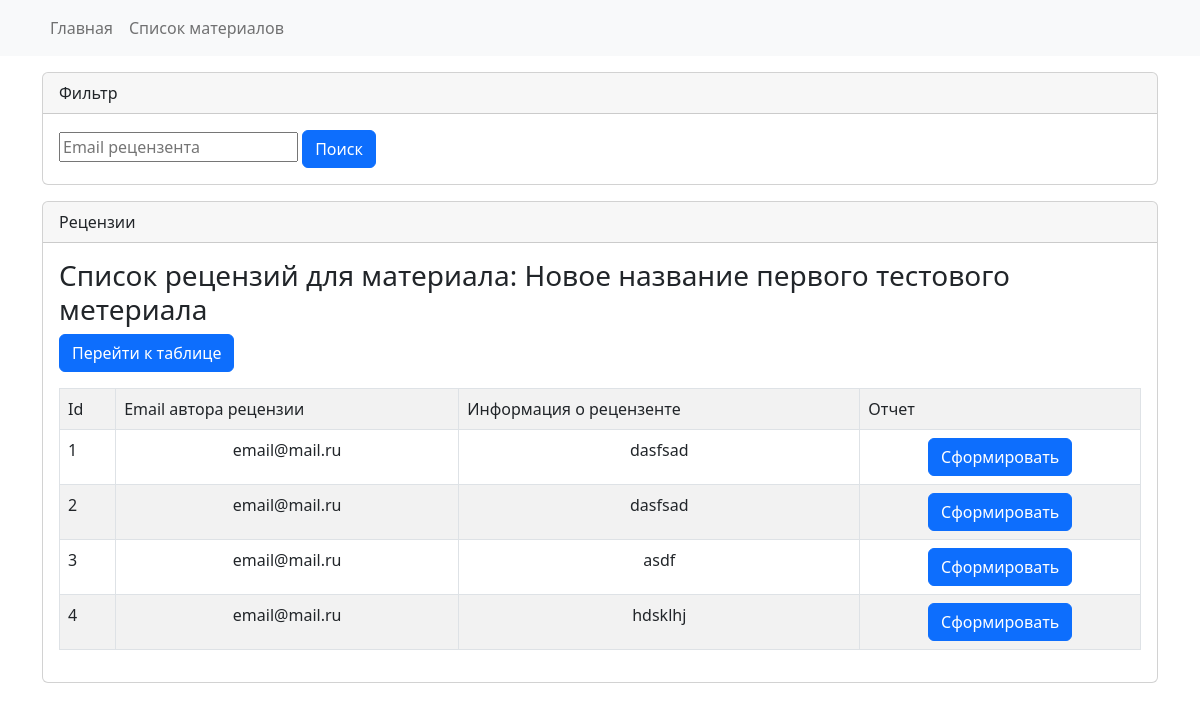
Page /adm/reviews?material_id=1 (signed in) on the earlier database version.
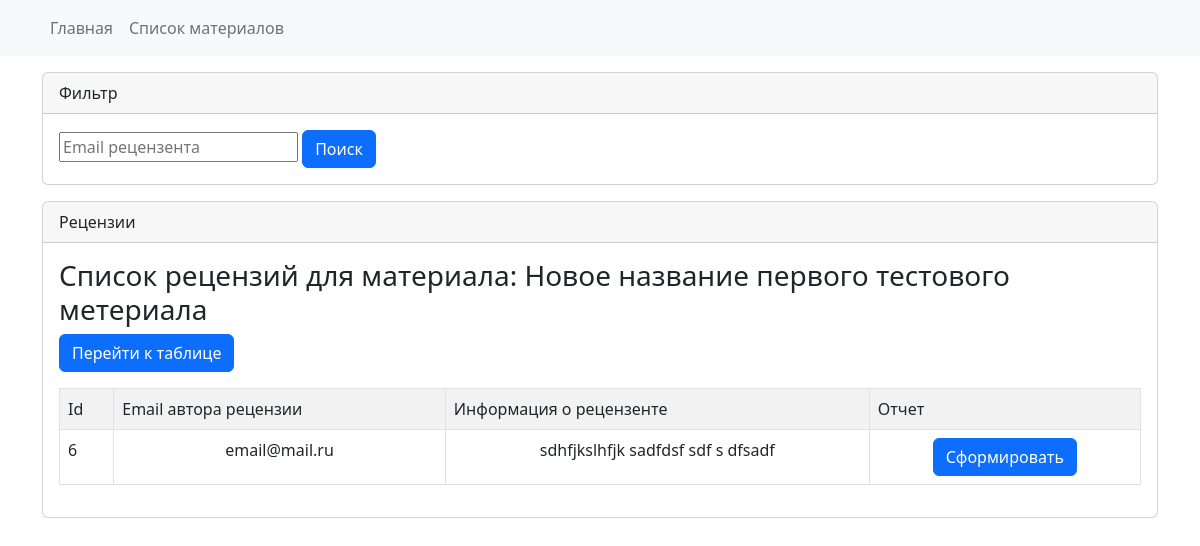
Same page on the later database version.
### reviews_system_app/models.py (models this page shows)
class Reviews(db.Model):
    id = db.Column(db.Integer, primary_key=True)
    material_id = db.Column(db.Integer, db.ForeignKey('materials.id'), nullable=False)
    email = db.Column(db.String(150), nullable=False)
    reviewer_information = db.Column(db.String(500), nullable=False)
    fits_theme = db.Column(db.String(255), nullable=False)
    justified = db.Column(db.String(255), nullable=False)
    goal_reached = db.Column(db.String(255), nullable=False)
    contribution_was_made = db.Column(db.String(255), nullable=False)
    relevance_of_sources = db.Column(db.String(255), nullable=False)
    into_methodology = db.Column(db.String(255), nullable=False)
    results_are_interpreted = db.Column(db.String(255), nullable=False)
    presentation_of_text = db.Column(db.String(255), nullable=False)
    presence_of_graphics = db.Column(db.String(255), nullable=False)
    comment_for_author = db.Column(db.Text, default=False, nullable=False)
    comment_for_editor = db.Column(db.Text, default=False, nullable=False)
    result = db.Column(db.String(150), nullable=False)
    general_recommendations = db.Column(db.Text, default=False, nullable=False)
    created_at = db.Column(db.Text, default=False, nullable=False)
    updated_at = db.Column(db.DateTime, default=datetime.datetime.utcnow, nullable=True)

### reviews_system_app/admin_views.py (the view)
@app.route(prefix + '/reviews', methods=['POST','GET'])
@login_required
def adminReviews():
    material_id = int(request.args.get('material_id'))
    material_reviewer_email = str(request.args.get('material_reviewer_email'))
    all_reviews_filters = []
    if (material_id != 'None'):
        all_reviews_filters.append(Reviews.material_id == material_id)
    if (material_reviewer_email != 'None'):
        all_reviews_filters.append(Reviews.email.like("%"+material_reviewer_email+"%"))
    reviews = Reviews.query.order_by(Reviews.id).filter(*all_reviews_filters).all()
    material = Materials.query.filter(Materials.id == material_id).first()
    return render_template('admin/pages/reviews/reviews.html', title="Список рецензий", reviews=reviews, material=material)

### reviews_system_app/models.py (called while the page is built)
@login_manager.user_loader
def load_user(user_id):
    return db.session.query(User).get(user_id)

### reviews_system_app/templates/admin/pages/reviews/reviews.html (shortened to what this page needs)
{% extends "admin/index.html" %}
{% block content %}
<section class="my-3">
    <div class="container">
        <div class="d-grid gap-3">
            <div class="card">
                <div class="card-header">
                    Фильтр
                </div>
                <div class="card-body">
                    <form method="get">
                        <input id="material_reviewer_email" name="material_reviewer_email" type="text"
                            placeholder="Email рецензента" autofocus required>
                        <input type="submit" class="btn btn-primary" id="submit" value="Поиск">
                    </form>
                </div>
            </div>
            <div class="card">
                <div class="card-header">
                    Рецензии
                </div>
                <div class="card-body">
                    <div class="mb-3">
                        <h3>Список рецензий для материала: {{material.title}}</h3>
                        <a href="{{url_for('adminReviewsTable', material_id = material.id)}}"
                            class="btn btn-primary">Перейти к таблице</a>
                    </div>
                    <table class="table table-bordered table-striped table-hover border-gray-800">
                        <tr>
                            <td>Id</td>
                            <td>Email автора рецензии</td>
                            <td>Информация о рецензенте</td>
                            <td>Отчет</td>
                        </tr>
                        {% for review in reviews %}
                        <tr>
                            <td align="left">
                                {{review.id}}
                            </td>
                            <td align="center">
                                {{review.email}}
                            </td>
                            <td align="center">
                                {{review.reviewer_information}}
                            </td>
                            <td align="center">
                                <form action="{{url_for('createReport')}}" method="post">
                                    <button type="submit" class="btn btn-primary">Сформировать</button>
                                </form>
                            </td>
                        </tr>
                        {% endfor %}
                    </table>
                </div>
            </div>
        </div>
    </div>
</section>
{% endblock content %}

Differences in the rows shown:
removed Reviews: id "1", email "email@mail.ru", reviewer_information "dasfsad"
removed Reviews: id "2", email "email@mail.ru", reviewer_information "dasfsad"
removed Reviews: id "3", email "email@mail.ru", reviewer_information "asdf"
removed Reviews: id "4", email "email@mail.ru", reviewer_information "hdsklhj"
added Reviews: id "6", email "email@mail.ru", reviewer_information "sdhfjkslhfjk sadfdsf sdf s dfsadf"
